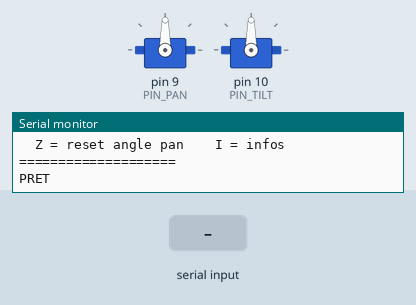
Bench run of a sketch on a simulated Arduino Uno, built with avr-gcc and run on an emulated ATmega328P. Shown: 2 × servo, the last lines printed to the serial monitor. Inputs (shaded band) come from the test bench.

Above: at 1.2 s.
1.3 s: "L\n" received over Serial
At 2.2 s:
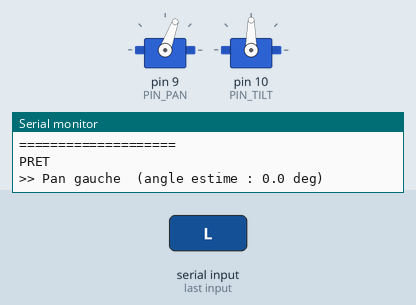
4.0 s: "R\n" received over Serial
At 4.5 s:
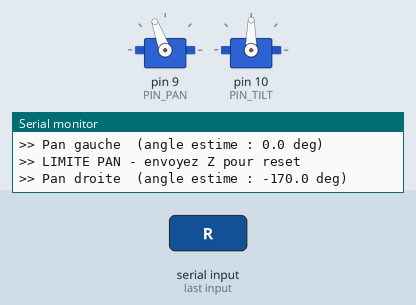
7.0 s: "U\n" received over Serial
At 7.9 s:
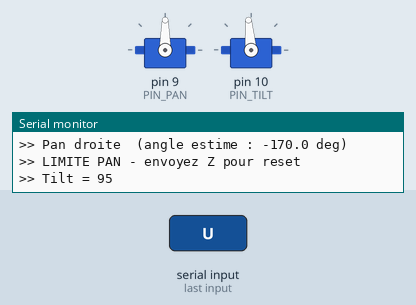
8.5 s: "U\n" received over Serial
At 9.1 s:
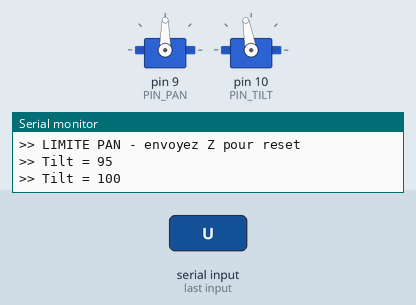
10.0 s: "L\n" received over Serial
At 11.4 s:
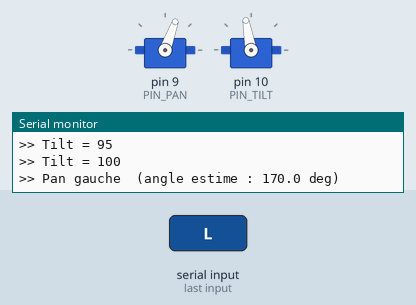
13.0 s: "D\n" received over Serial
At 13.7 s:
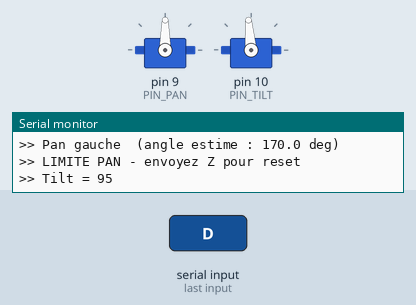
Timing chart, 0 to 15.5 s (numbered marks = the images above; inputs shaded):
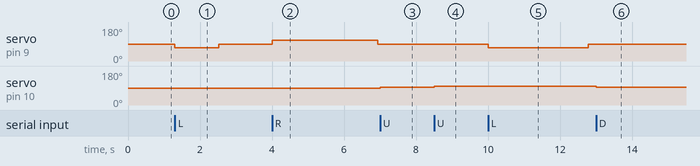

The sketch:

turret_test.ino
```cpp
/*
 * turret_test.ino
 * Test manuel de la tourelle via le Serial Monitor de l'Arduino IDE
 * (pas besoin de Python ni du PC pour ce test)
 *
 * Commandes a envoyer dans le Serial Monitor (115200 baud, fin de ligne = NL) :
 *   L         -> pan gauche (vitesse PAN_SPEED)
 *   R         -> pan droite (vitesse PAN_SPEED)
 *   S         -> stop pan
 *   U         -> tilt +5 (haut)
 *   D         -> tilt -5 (bas)
 *   C         -> tilt centre (90)
 *   Z         -> reset angle pan a zero
 *   I         -> infos : angle pan estime + tilt actuel
 *
 * Cablage :
 *   MG996R signal -> Pin 9   (pan, rotation continue)
 *   MG995  signal -> Pin 10  (tilt, 180)
 *   LiPo 2S -> Arduino VIN + Servo VCC (masse commune)
 */

#include <Servo.h>

#define PIN_PAN   9
#define PIN_TILT  10

#define PAN_STOP_US      1500
#define PAN_RANGE_US      400
#define PAN_SPEED          50   // vitesse utilisee par les commandes L/R (0-100)
#define PAN_DEG_PER_SEC  300.0f
#define PAN_LIMIT_DEG    170.0f

#define TILT_CENTER  90
#define TILT_MIN     10
#define TILT_MAX    170
#define TILT_STEP     5

Servo panServo;
Servo tiltServo;

int   currentTilt   = TILT_CENTER;
int   currentPanSpd = 0;
float panAngle      = 0.0f;
unsigned long lastLoopMs = 0;

void applyPan(int speed) {
  speed = constrain(speed, -100, 100);
  if (speed > 0 && panAngle >=  PAN_LIMIT_DEG) { speed = 0; Serial.println(">> LIMITE atteinte (droite)"); }
  if (speed < 0 && panAngle <= -PAN_LIMIT_DEG) { speed = 0; Serial.println(">> LIMITE atteinte (gauche)"); }
  currentPanSpd = speed;
  panServo.writeMicroseconds(PAN_STOP_US + (int)(speed * PAN_RANGE_US / 100.0));
}

void applyTilt(int angle) {
  currentTilt = constrain(angle, TILT_MIN, TILT_MAX);
  tiltServo.write(currentTilt);
  Serial.print(">> Tilt = "); Serial.println(currentTilt);
}

void printHelp() {
  Serial.println("=== TOURELLE TEST ===");
  Serial.println("  L = pan gauche   R = pan droite   S = stop pan");
  Serial.println("  U = tilt haut    D = tilt bas      C = tilt centre");
  Serial.println("  Z = reset angle pan    I = infos");
  Serial.println("====================");
}

void setup() {
  Serial.begin(115200);
  panServo.attach(PIN_PAN,  600, 2400);
  tiltServo.attach(PIN_TILT, 600, 2400);
  panServo.writeMicroseconds(PAN_STOP_US);
  tiltServo.write(TILT_CENTER);
  lastLoopMs = millis();
  printHelp();
  Serial.println("PRET");
}

void loop() {
  unsigned long now = millis();
  float dt = (now - lastLoopMs) / 1000.0f;
  lastLoopMs = now;

  // Integrer angle pan
  if (currentPanSpd != 0) {
    panAngle += currentPanSpd * (PAN_DEG_PER_SEC / 100.0f) * dt;
    panAngle = constrain(panAngle, -PAN_LIMIT_DEG, PAN_LIMIT_DEG);
    if (panAngle >= PAN_LIMIT_DEG || panAngle <= -PAN_LIMIT_DEG) {
      currentPanSpd = 0;
      panServo.writeMicroseconds(PAN_STOP_US);
      Serial.println(">> LIMITE PAN - envoyez Z pour reset");
    }
  }

  // Lecture Serial Monitor
  if (Serial.available()) {
    String line = Serial.readStringUntil('\n');
    line.trim();
    line.toUpperCase();

    if (line == "L") {
      applyPan(-PAN_SPEED);
      Serial.print(">> Pan gauche  (angle estime : "); Serial.print(panAngle, 1); Serial.println(" deg)");
    } else if (line == "R") {
      applyPan(PAN_SPEED);
      Serial.print(">> Pan droite  (angle estime : "); Serial.print(panAngle, 1); Serial.println(" deg)");
    } else if (line == "S") {
      applyPan(0);
      Serial.println(">> Pan stop");
    } else if (line == "U") {
      applyTilt(currentTilt + TILT_STEP);
    } else if (line == "D") {
      applyTilt(currentTilt - TILT_STEP);
    } else if (line == "C") {
      applyTilt(TILT_CENTER);
      Serial.println(">> Tilt centre");
    } else if (line == "Z") {
      panAngle = 0.0f;
      Serial.println(">> Angle pan remis a zero");
    } else if (line == "I") {
      Serial.print(">> Angle pan estime : "); Serial.print(panAngle, 1); Serial.println(" deg");
      Serial.print(">> Tilt actuel      : "); Serial.print(currentTilt); Serial.println(" deg");
    } else if (line == "H" || line == "?") {
      printHelp();
    } else if (line.length() > 0) {
      Serial.print(">> Commande inconnue : "); Serial.println(line);
    }
  }
}
```

Measured:
- after the input at 1.3 s, servo on pin 9 (PIN_PAN): 90° → 70° at once, → 90° 1.2 s later
- after the input at 4.0 s, servo on pin 9 (PIN_PAN): 90° → 110° at once, → 90° 2.9 s later
- after the input at 7.0 s, servo on pin 10 (PIN_TILT): 90° → 95° at once
- after the input at 8.5 s, servo on pin 10 (PIN_TILT): 95° → 100° at once
- after the input at 10.0 s, servo on pin 9 (PIN_PAN): 90° → 70° at once, → 90° 2.8 s later
- after the input at 13.0 s, servo on pin 10 (PIN_TILT): 100° → 95° at once
